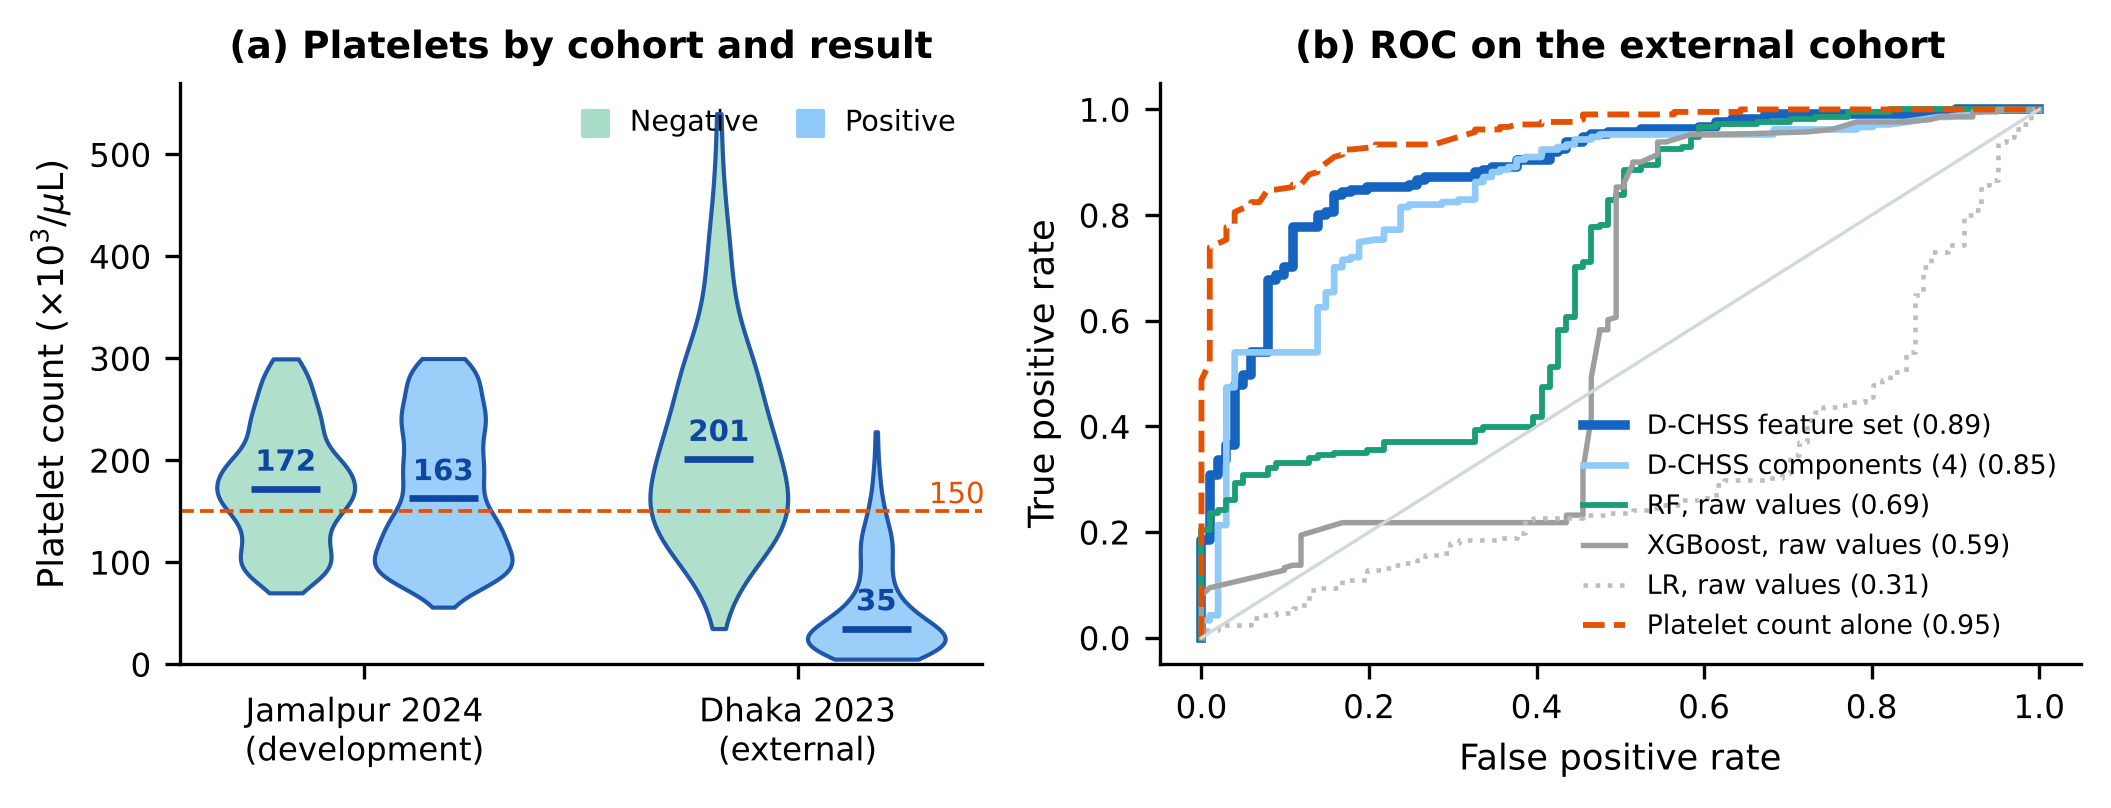

Write Python code to recreate this figure.
"""External validation (report Section IV-E, Table VII, Fig. 13).
Data: data/Dengue_Fever_Hematological_Dataset.csv (Jamalpur, Mendeley) and data/CBC_Report_Dhaka.csv
("CBC Report.csv" from https://github.com/mritunjoychk17/Dengue-Prediction-in-Bangladesh-Using-Machine-Learning).
Run from the repository root:  python analysis/external_validation.py

External validation: develop on Jamalpur (2024), test untouched on Dhaka (Riya et al., two hospitals, 2023).
Only the 10 CBC/demographic variables recorded in both cohorts are used."""
import numpy as np, pandas as pd, json, pickle, warnings, os
os.makedirs('outputs', exist_ok=True)
warnings.filterwarnings('ignore')
from sklearn.linear_model import LogisticRegression
from sklearn.ensemble import RandomForestClassifier
from sklearn.preprocessing import StandardScaler
from sklearn.pipeline import make_pipeline
from sklearn.model_selection import StratifiedKFold, RandomizedSearchCV, cross_val_predict
from sklearn.metrics import roc_auc_score, roc_curve, average_precision_score, brier_score_loss
from xgboost import XGBClassifier

RS = 42
# ---------- development cohort (Jamalpur) ----------
j = pd.read_csv('data/Dengue_Fever_Hematological_Dataset.csv')
j = j.rename(columns={'Gender': 'gender', 'Age': 'age', 'Hemoglobin(g/dl)': 'hemoglobin', 'Neutrophils(%)': 'neutrophils',
                      'Lymphocytes(%)': 'lymphocytes', 'Monocytes(%)': 'monocytes', 'Eosinophils(%)': 'eosinophils',
                      'RBC': 'rbc', 'Total Platelet Count(/cumm)': 'platelet', 'Total WBC count(/cumm)': 'wbc', 'Result': 'result'})
j = j.drop_duplicates().reset_index(drop=True)
j['y'] = (j['result'].str.lower().str.strip() == 'positive').astype(int)
# ---------- external cohort (Dhaka) ----------
d = pd.read_csv('data/CBC_Report_Dhaka.csv')
d = d.rename(columns={'Gender': 'gender', 'Age': 'age', 'Haemoglobin': 'hemoglobin', 'Neutrophil': 'neutrophils',
                      'Lymphocyte': 'lymphocytes', 'Monocyte': 'monocytes', 'Eosinophil': 'eosinophils', 'RBC': 'rbc',
                      'Platelets': 'platelet', 'WBC': 'wbc', 'Result': 'result'})
d['platelet'] = d['platelet'] * 1000.0      # x10^3/uL -> /cumm
d['wbc'] = d['wbc'] * 1000.0
d.loc[d['rbc'] <= 0, 'rbc'] = np.nan        # one impossible value
d['y'] = (d['result'].str.lower().str.strip() == 'positive').astype(int)
FEAT = ['hemoglobin', 'rbc', 'wbc', 'neutrophils', 'lymphocytes', 'monocytes', 'eosinophils', 'platelet']
n_raw_d = len(d)
d = d.drop_duplicates(subset=['gender', 'age'] + FEAT + ['y']).reset_index(drop=True)
for df in (j, d):
    df['gender_enc'] = (df['gender'].str.lower().str.strip() == 'male').astype(int)
med = j[['age'] + FEAT].median()
for df in (j, d):
    df[['age'] + FEAT] = df[['age'] + FEAT].fillna(med)

# ---------- reduced D-CHSS (same reference ranges and cap as the main pipeline) ----------
RR = {'hemoglobin': {1: (13.0, 17.0), 0: (12.0, 15.5)}, 'rbc': {1: (4.5, 5.5), 0: (4.0, 5.0)},
      'neutrophils': (40., 70.), 'lymphocytes': (20., 40.), 'monocytes': (2., 8.), 'eosinophils': (1., 6.),
      'platelet': (150000., 450000.), 'wbc': (4000., 11000.)}
def dev(df, p):
    r = RR[p]; g = df['gender_enc'].values
    L = np.array([r[k][0] if isinstance(r, dict) else r[0] for k in g]); U = np.array([r[k][1] if isinstance(r, dict) else r[1] for k in g])
    x = df[p].values.astype(float); o = np.zeros(len(x))
    lo, hi = x < L, x > U; o[lo] = -(L[lo] - x[lo]) / L[lo]; o[hi] = (x[hi] - U[hi]) / U[hi]
    return np.clip(o, -3, 3)
TS, LS, HS = ['platelet'], ['wbc', 'neutrophils', 'lymphocytes', 'monocytes', 'eosinophils'], ['hemoglobin', 'rbc']
for df in (j, d):
    for p in FEAT: df[p + '_dev'] = dev(df, p)
    for nm, ps in (('TS', TS), ('LS', LS), ('HS', HS)): df[nm + '_raw'] = df[[p + '_dev' for p in ps]].abs().mean(axis=1)
    e = 1e-6
    df['nlr'] = df['neutrophils'] / (df['lymphocytes'] + e); df['plr'] = df['platelet'] / (df['lymphocytes'] + e)
    df['lmr'] = df['lymphocytes'] / (df['monocytes'] + e)
sc = StandardScaler().fit(j[['TS_raw', 'LS_raw', 'HS_raw']])
for df in (j, d):
    df[['TS_std', 'LS_std', 'HS_std']] = sc.transform(df[['TS_raw', 'LS_raw', 'HS_raw']])
lr_w = LogisticRegression(max_iter=1000).fit(j[['TS_std', 'LS_std', 'HS_std']], j['y'])
w = np.abs(lr_w.coef_[0]); w = w / w.sum()
for df in (j, d):
    df['DCHSS'] = w[0] * df['TS_std'] + w[1] * df['LS_std'] + w[2] * df['HS_std']

RAW = FEAT
FULL = FEAT + [p + '_dev' for p in FEAT] + ['TS_std', 'LS_std', 'HS_std', 'DCHSS', 'nlr', 'plr', 'lmr']
COMP = ['TS_std', 'LS_std', 'HS_std', 'DCHSS']
cv = StratifiedKFold(5, shuffle=True, random_state=RS)
spw = (j['y'] == 0).sum() / (j['y'] == 1).sum()

def tune(est, grid, X, y, n=30):
    s = RandomizedSearchCV(est, grid, n_iter=n, scoring='roc_auc', cv=cv, random_state=RS, n_jobs=-1).fit(X, y)
    return s.best_estimator_, s.best_score_
xgb_grid = {'n_estimators': [100, 200, 300, 400], 'max_depth': [2, 3, 4, 5, 6], 'learning_rate': [0.01, 0.03, 0.05, 0.1],
            'subsample': [0.6, 0.8, 1.0], 'colsample_bytree': [0.6, 0.8, 1.0], 'min_child_weight': [1, 3, 5, 7]}
rf_grid = {'n_estimators': [200, 300, 500], 'max_depth': [3, 5, 8, None], 'min_samples_split': [2, 5, 10],
           'min_samples_leaf': [1, 2, 4], 'max_features': ['sqrt', 'log2', None]}
models = {
    'LR (raw)': (make_pipeline(StandardScaler(), LogisticRegression(max_iter=2000, class_weight='balanced')), RAW, None),
    'RF (raw)': (RandomForestClassifier(random_state=RS, class_weight='balanced'), RAW, rf_grid),
    'XGBoost (raw)': (XGBClassifier(random_state=RS, eval_metric='logloss', scale_pos_weight=spw), RAW, xgb_grid),
    'D-CHSS comp. (4)': (XGBClassifier(random_state=RS, eval_metric='logloss', scale_pos_weight=spw), COMP, xgb_grid),
    'D-CHSS full (reduced)': (XGBClassifier(random_state=RS, eval_metric='logloss', scale_pos_weight=spw), FULL, xgb_grid),
}

def boot_ci(y, p, f, B=2000, seed=0):
    r = np.random.default_rng(seed); v = []
    y, p = np.asarray(y), np.asarray(p)
    for _ in range(B):
        i = r.integers(0, len(y), len(y))
        if y[i].min() == y[i].max(): continue
        v.append(f(y[i], p[i]))
    return np.percentile(v, [2.5, 97.5])

def mets(y, p, t):
    yh = (p >= t).astype(int); tp = ((yh == 1) & (y == 1)).sum(); tn = ((yh == 0) & (y == 0)).sum()
    fp = ((yh == 1) & (y == 0)).sum(); fn = ((yh == 0) & (y == 1)).sum()
    se, sp = tp / (tp + fn), tn / (tn + fp)
    mcc = (tp * tn - fp * fn) / np.sqrt(float((tp + fp) * (tp + fn) * (tn + fp) * (tn + fn)) or 1)
    return dict(acc=(tp + tn) / len(y), sens=se, spec=sp, mcc=mcc, tp=int(tp), tn=int(tn), fp=int(fp), fn=int(fn))

res, probs = {}, {}
yj, yd = j['y'].values, d['y'].values
for name, (est, cols, grid) in models.items():
    if grid: est, cvs = tune(est, grid, j[cols], yj)
    oof = cross_val_predict(est, j[cols], yj, cv=cv, method='predict_proba')[:, 1]
    f, t, th = roc_curve(yj, oof); thr = th[np.argmax(t - f)]
    est.fit(j[cols], yj); p = est.predict_proba(d[cols])[:, 1]; probs[name] = p
    res[name] = dict(int_auc=roc_auc_score(yj, oof), ext_auc=roc_auc_score(yd, p),
                     ext_ci=boot_ci(yd, p, roc_auc_score).tolist(), ext_prauc=average_precision_score(yd, p),
                     brier=brier_score_loss(yd, p), thr=float(thr), **mets(yd, p, thr))
# simple clinical rule and single markers (no training)
res['Platelet < 150k (rule)'] = dict(int_auc=roc_auc_score(yj, -j['platelet']), ext_auc=roc_auc_score(yd, -d['platelet']),
                                    ext_ci=boot_ci(yd, -d['platelet'].values, roc_auc_score).tolist(),
                                    **mets(yd, (d['platelet'].values < 150000).astype(float), 0.5))
res['D-CHSS score alone'] = dict(int_auc=roc_auc_score(yj, j['DCHSS']), ext_auc=roc_auc_score(yd, d['DCHSS']))
# local ceiling: 5-fold CV inside Dhaka (shows what a locally trained model can reach)
loc = cross_val_predict(RandomForestClassifier(500, min_samples_leaf=2, random_state=RS), d[RAW], yd,
                        cv=StratifiedKFold(5, shuffle=True, random_state=RS), method='predict_proba')[:, 1]
res['_local_rf_cv_auc'] = roc_auc_score(yd, loc)
# cohort description
def desc(df):
    g = lambda c, y: df.loc[df['y'] == y, c].median()
    return {c: (g(c, 1), g(c, 0)) for c in ['age'] + FEAT} | {'n': len(df), 'pos': int(df['y'].sum()), 'male': float(df['gender_enc'].mean())}
res['_desc'] = {'jamalpur': desc(j), 'dhaka': desc(d)}
res['_n_raw_dhaka'] = n_raw_d; res['_w'] = w.tolist()
res['_dchss_neg_higher'] = {'jamalpur': float(np.median(j.loc[yj == 0, 'DCHSS']) > np.median(j.loc[yj == 1, 'DCHSS'])),
                            'dhaka': float(np.median(d.loc[yd == 0, 'DCHSS']) > np.median(d.loc[yd == 1, 'DCHSS']))}
pickle.dump(dict(res=res, probs=probs, yd=yd, platelet_d=d['platelet'].values, platelet_j=j['platelet'].values, yj=yj),
            open('outputs/external_validation.pkl', 'wb'))
print(json.dumps(res, indent=1, default=lambda o: float(o) if hasattr(o, '__float__') else str(o)))

# ---------- DeLong tests and figure ----------
import scipy.stats as st
import matplotlib; matplotlib.use('Agg'); import matplotlib.pyplot as plt
from sklearn.metrics import roc_curve
def delong(y, a, b):
    def comps(p, n):
        V10 = np.array([(np.sum(x > n) + .5 * np.sum(x == n)) / len(n) for x in p])
        V01 = np.array([(np.sum(p > x) + .5 * np.sum(p == x)) / len(p) for x in n]); return V10, V01
    a10, a01 = comps(a[y == 1], a[y == 0]); b10, b01 = comps(b[y == 1], b[y == 0])
    S = np.cov(np.vstack([a10, b10])) / len(a10) + np.cov(np.vstack([a01, b01])) / len(a01)
    z = (a10.mean() - b10.mean()) / np.sqrt(S[0, 0] + S[1, 1] - 2 * S[0, 1]); return 2 * st.norm.sf(abs(z))
P = probs; negp = -d['platelet'].values
o = dict(platelet_j=j['platelet'].values, platelet_d=d['platelet'].values, yj=yj)
for a, b in [('D-CHSS full (reduced)', 'RF (raw)'), ('D-CHSS full (reduced)', 'XGBoost (raw)'), ('D-CHSS comp. (4)', 'XGBoost (raw)')]:
    print(f'DeLong {a} vs {b}: p = {delong(yd, P[a], P[b]):.2e}')
print(f'DeLong platelet alone vs D-CHSS full (reduced): p = {delong(yd, negp, P["D-CHSS full (reduced)"]):.2e}')
NAVY, BLUE, GREEN, LBLUE, LGREEN = '#0D47A1', '#1565C0', '#1B9E77', '#90CAF9', '#A8DCC7'
plt.rcParams.update({'font.family': 'DejaVu Sans', 'font.size': 8.5, 'axes.titlesize': 9, 'axes.titleweight': 'bold',
                     'axes.labelsize': 8.5, 'xtick.labelsize': 7.8, 'ytick.labelsize': 7.8, 'legend.fontsize': 6.9,
                     'axes.spines.top': False, 'axes.spines.right': False})
fig, (a1, a2) = plt.subplots(1, 2, figsize=(7.1, 2.75), gridspec_kw={'width_ratios': [1, 1.15]})
pj, yj = o['platelet_j'] / 1000, o['yj']; pdd = o['platelet_d'] / 1000
data = [pj[yj == 0], pj[yj == 1], pdd[yd == 0], pdd[yd == 1]]
pos = [0.8, 1.6, 3.0, 3.8]
v = a1.violinplot(data, positions=pos, widths=0.7, showmedians=True, showextrema=False)
for b, c in zip(v['bodies'], [LGREEN, LBLUE, LGREEN, LBLUE]): b.set_facecolor(c); b.set_edgecolor(NAVY); b.set_alpha(0.9)
v['cmedians'].set_color(NAVY); v['cmedians'].set_linewidth(1.6)
for x, dd in zip(pos, data): a1.text(x, np.median(dd) + 18, f'{np.median(dd):.0f}', ha='center', fontsize=7, fontweight='bold', color=NAVY)
a1.axhline(150, ls='--', lw=0.9, color='#E65100'); a1.text(4.35, 158, '150', color='#E65100', fontsize=7, ha='right')
a1.set_xticks([1.2, 3.4]); a1.set_xticklabels(['Jamalpur 2024\n(development)', 'Dhaka 2023\n(external)'])
a1.set_ylabel(r'Platelet count ($\times10^3/\mu$L)'); a1.set_ylim(0, 570)
a1.scatter([], [], marker='s', c=LGREEN, label='Negative'); a1.scatter([], [], marker='s', c=LBLUE, label='Positive')
a1.legend(frameon=False, loc='upper right', ncol=2, fontsize=6.9, handletextpad=0.2, columnspacing=0.8)
a1.set_title('(a) Platelets by cohort and result')
style = {'D-CHSS full (reduced)': (BLUE, 2.3, '-'), 'D-CHSS comp. (4)': (LBLUE, 1.6, '-'), 'RF (raw)': (GREEN, 1.4, '-'),
         'XGBoost (raw)': ('#9E9E9E', 1.3, '-'), 'LR (raw)': ('#BDBDBD', 1.1, ':')}
lab = {'D-CHSS full (reduced)': 'D-CHSS feature set', 'D-CHSS comp. (4)': 'D-CHSS components (4)', 'RF (raw)': 'RF, raw values',
       'XGBoost (raw)': 'XGBoost, raw values', 'LR (raw)': 'LR, raw values'}
for k, (c, lw, ls) in style.items():
    f, t, _ = roc_curve(yd, P[k]); a2.plot(f, t, color=c, lw=lw, ls=ls, label=f'{lab[k]} ({roc_auc_score(yd, P[k]):.2f})')
f, t, _ = roc_curve(yd, negp); a2.plot(f, t, color='#E65100', lw=1.4, ls='--', label=f'Platelet count alone ({roc_auc_score(yd, negp):.2f})')
a2.plot([0, 1], [0, 1], color='#CFD8DC', lw=0.8)
a2.set_xlabel('False positive rate'); a2.set_ylabel('True positive rate'); a2.set_title('(b) ROC on the external cohort')
a2.legend(frameon=False, loc='lower right', fontsize=6.4, handlelength=1.6)
plt.tight_layout(w_pad=1.2)
plt.savefig('outputs/external_validation.png', dpi=300, bbox_inches='tight')
